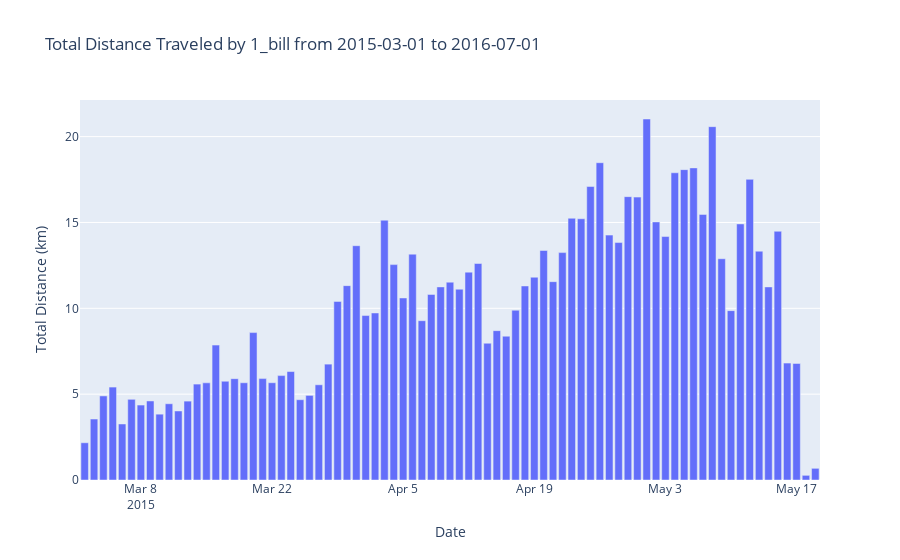

Notebook source saved alongside this figure:
### Markdown cell above
### DISTANCE TRAVELLED BY EACH `TAGGED BIRD` WITHIN GIVEN DURATION

### Code cell
import pandas as pd
import plotly.express as px

# Load the dataset
file_path = './insights/bird_speed_analysis.xlsx'
bird_data = pd.read_excel(file_path, engine='openpyxl')

# Convert timestamp to datetime format
bird_data['timestamp'] = pd.to_datetime(bird_data['start_time'])

# Function to filter data by date range and calculate total distance for a specific bird
def calculate_total_distance_by_interval(data, bird_id, start_date, end_date):
    # Filter data by bird identifier and date range
    filtered_data = data.loc[
        (data['individual-local-identifier'] == bird_id) &
        (data['timestamp'] >= start_date) &
        (data['timestamp'] <= end_date)
    ].copy()
    
    # Extract year, month, and day from the timestamp
    filtered_data['year'] = filtered_data['timestamp'].dt.year
    filtered_data['month'] = filtered_data['timestamp'].dt.month
    filtered_data['day'] = filtered_data['timestamp'].dt.day
    
    # Group by year, month, and day
    total_distance_per_interval = filtered_data.groupby(['year', 'month', 'day'])['distance_km'].sum().reset_index()
    
    return total_distance_per_interval

# Input values
bird_id = '1_bill'  #1_bill,2_gabbar,3_mogambo,4_godfather,5_rifle,6_tkbhai
start_date = '2015-03-01'  # Replace with the desired start date
end_date = '2016-07-01'  # Replace with the desired end date

# Get the filtered and calculated data
filtered_data = calculate_total_distance_by_interval(bird_data, bird_id, start_date, end_date)

# Create a date column using pd.to_datetime
filtered_data['date'] = pd.to_datetime(filtered_data[['year', 'month', 'day']])

# Plotting the data using Plotly
fig = px.bar(
    filtered_data,
    x='date',
    y='distance_km',
    labels={'distance_km': 'Total Distance (km)', 'date': 'Date'},
    title=f'Total Distance Traveled by {bird_id} from {start_date} to {end_date}'
)

# Customize the layout
fig.update_layout(
    xaxis_title='Date',
    yaxis_title='Total Distance (km)',
    showlegend=False,
)

# Show the plot
fig.show()

# Function to calculate total distance traveled by each bird within a date range
def calculate_total_distance_per_bird(data, start_date, end_date):
    # Filter data by date range
    filtered_data = data.loc[
        (data['timestamp'] >= start_date) &
        (data['timestamp'] <= end_date)
    ].copy()
    
    # Extract year and month from timestamp
    filtered_data['year'] = filtered_data['timestamp'].dt.year
    filtered_data['month'] = filtered_data['timestamp'].dt.month
    
    # Group by bird identifier, year, and month, then sum distances
    total_distance_per_bird = filtered_data.groupby(
        ['individual-local-identifier', 'year', 'month']
    )['distance_km'].sum().reset_index()
    
    return total_distance_per_bird

# Get the calculated data for the specific bird
distance_data = calculate_total_distance_per_bird(bird_data, start_date, end_date)
selected_bird_data = distance_data[distance_data['individual-local-identifier'] == bird_id]

# Print the total distance traveled by the selected bird for every month and year
print(f"Total distance traveled by bird '{bird_id}' from {start_date} to {end_date}:")
for _, row in selected_bird_data.iterrows():
    year = row['year']
    month = row['month']
    distance = row['distance_km']
    print(f"In {year}-{month:02d}: {distance:.2f} km")

# Function to calculate total distance traveled by each bird over a time range
def calculate_total_distance_by_bird(data, start_date, end_date):
    # Filter data by the specified date range
    filtered_data = data.loc[
        (data['timestamp'] >= start_date) &
        (data['timestamp'] <= end_date)
    ].copy()

    # Group by bird identifier and sum the distances
    total_distance_by_bird = filtered_data.groupby('individual-local-identifier')['distance_km'].sum().reset_index()
    
    return total_distance_by_bird

# Get the total distance traveled by each bird within the specified date range
total_distance_by_bird = calculate_total_distance_by_bird(bird_data, start_date, end_date)

# Print the total distance traveled by the selected bird only
selected_bird_total_distance = total_distance_by_bird[total_distance_by_bird['individual-local-identifier'] == bird_id]

if not selected_bird_total_distance.empty:
    total_distance = selected_bird_total_distance['distance_km'].values[0]
    print(f"Total distance traveled by bird '{bird_id}' from {start_date} to {end_date} is {total_distance:.2f} km.")
else:
    print(f"No data available for bird '{bird_id}' from {start_date} to {end_date}.")

### Figure 1 — Plotly figure (JSON) as saved in the notebook; plotly's stock layout.template omitted (floating-point values rounded to 4 significant figures)
{"data": [{"alignmentgroup": "True", "hovertemplate": "Date=%{x}<br>Total Distance (km)=%{y}<extra></extra>", "legendgroup": "", "marker": {"color": "#636efa", "pattern": {"shape": ""}}, "name": "", "offsetgroup": "", "orientation": "v", "showlegend": false, "textposition": "auto", "type": "bar", "x": ["2015-03-02T00:00:00", "2015-03-03T00:00:00", "2015-03-04T00:00:00", "2015-03-05T00:00:00", "2015-03-06T00:00:00", "2015-03-07T00:00:00", "2015-03-08T00:00:00", "2015-03-09T00:00:00", "2015-03-10T00:00:00", "2015-03-11T00:00:00", "2015-03-12T00:00:00", "2015-03-13T00:00:00", "2015-03-14T00:00:00", "2015-03-15T00:00:00", "2015-03-16T00:00:00", "2015-03-17T00:00:00", "2015-03-18T00:00:00", "2015-03-19T00:00:00", "2015-03-20T00:00:00", "2015-03-21T00:00:00", "2015-03-22T00:00:00", "2015-03-23T00:00:00", "2015-03-24T00:00:00", "2015-03-25T00:00:00", "2015-03-26T00:00:00", "2015-03-27T00:00:00", "2015-03-28T00:00:00", "2015-03-29T00:00:00", "2015-03-30T00:00:00", "2015-03-31T00:00:00", "2015-04-01T00:00:00", "2015-04-02T00:00:00", "2015-04-03T00:00:00", "2015-04-04T00:00:00", "2015-04-05T00:00:00", "2015-04-06T00:00:00", "2015-04-07T00:00:00", "2015-04-08T00:00:00", "2015-04-09T00:00:00", "2015-04-10T00:00:00", "2015-04-11T00:00:00", "2015-04-12T00:00:00", "2015-04-13T00:00:00", "2015-04-14T00:00:00", "2015-04-15T00:00:00", "2015-04-16T00:00:00", "2015-04-17T00:00:00", "2015-04-18T00:00:00", "2015-04-19T00:00:00", "2015-04-20T00:00:00", "2015-04-21T00:00:00", "2015-04-22T00:00:00", "2015-04-23T00:00:00", "2015-04-24T00:00:00", "2015-04-25T00:00:00", "2015-04-26T00:00:00", "2015-04-27T00:00:00", "2015-04-28T00:00:00", "2015-04-29T00:00:00", "2015-04-30T00:00:00", "2015-05-01T00:00:00", "2015-05-02T00:00:00", "2015-05-03T00:00:00", "2015-05-04T00:00:00", "2015-05-05T00:00:00", "2015-05-06T00:00:00", "2015-05-07T00:00:00", "2015-05-08T00:00:00", "2015-05-09T00:00:00", "2015-05-10T00:00:00", "2015-05-11T00:00:00", "2015-05-12T00:00:00", "2015-05-13T00:00:00", "2015-05-14T00:00:00", "2015-05-15T00:00:00", "2015-05-16T00:00:00", "2015-05-17T00:00:00", "2015-05-18T00:00:00", "2015-05-19T00:00:00"], "xaxis": "x", "y": [2.169, 3.551, 4.898, 5.412, 3.263, 4.7, 4.366, 4.604, 3.834, 4.441, 4.02, 4.595, 5.586, 5.66, 7.857, 5.752, 5.902, 5.664, 8.586, 5.906, 5.666, 6.081, 6.318, 4.676, 4.928, 5.545, 6.749, 10.4, 11.32, 13.65, 9.578, 9.728, 15.13, 12.55, 10.6, 13.15, 9.279, 10.81, 11.25, 11.52, 11.11, 12.11, 12.61, 7.966, 8.698, 8.376, 9.889, 11.3, 11.81, 13.37, 11.55, 13.24, 15.25, 15.22, 17.09, 18.48, 14.26, 13.83, 16.5, 16.48, 21.03, 15.03, 14.18, 17.89, 18.08, 18.18, 15.47, 20.58, 12.89, 9.865, 14.92, 17.51, 13.33, 11.25, 14.49, 6.812, 6.789, 0.2714, 0.6803], "yaxis": "y"}], "layout": {"barmode": "relative", "legend": {"tracegroupgap": 0}, "showlegend": false, "title": {"text": "Total Distance Traveled by 1_bill from 2015-03-01 to 2016-07-01"}, "xaxis": {"anchor": "y", "domain": [0, 1], "title": {"text": "Date"}}, "yaxis": {"anchor": "x", "domain": [0, 1], "title": {"text": "Total Distance (km)"}}}}
